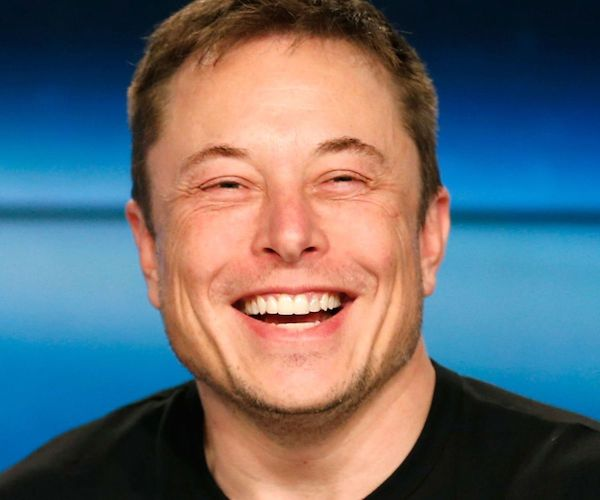
#> input picture trainings/Lab/DATA/musk.jpg, 600 x 500 px, found by its file name; the run also reads 1 picture not shown here
$ jupyter execute images_basic_ops.ipynb   (shell and % lines are left out)
#> lines starting #> are read from the running program, lines starting #| are printed output that depends on the picture
<a href="https://colab.research.google.com/github/ajitkumarkp/CV/blob/master/1_images.ipynb" target="_parent"></a>

# <font style="color:rgb(50,120,229)">Overview </font>

1. Image I/O - Read, Write & Display an image
2. Image Properties - color, channels, shape, image structure
3. Creating new images, accessing pixels and region of interest (ROI)

# <font style="color:rgb(50,120,229)">Import Libraries</font>

[cell 1]
# Import libraries
import cv2
import numpy as np
import matplotlib.pyplot as plt

[cell 2]
import matplotlib
matplotlib.rcParams['figure.figsize'] = (6.0, 6.0)
matplotlib.rcParams['image.cmap'] = 'gray'

# <font style="color:rgb(50,120,229)">Reading an Image</font>
OpenCV allows reading different types of images (JPG, PNG, etc). You can load grayscale images, colour images or you can also load images with Alpha channel. It uses the [**`imread`**](https://docs.opencv.org/4.1.0/d4/da8/group__imgcodecs.html#ga288b8b3da0892bd651fce07b3bbd3a56) function which has the following syntax:

### <font style="color:rgb(8,133,37)">Function Syntax </font>
``` python
retval	=	cv2.imread(filename[, flags]	)
```

It has **2 arguments**:

1. `retval` is the image if it is successfully loaded. Otherwise it is `None`. This may happen if the filename is wrong or the file is corrupt.
2. `Path of the image file`: This can be an **absolute** or **relative** path. This is a **mandatory argument**.
3. `Flags`: These flags are used to read an image in a particular format (for example, grayscale/color/with alpha channel). This is an **optional argument** with a default value of `cv2.IMREAD_COLOR` or `1` which loads the image as a color image.

**Flags**
1. **`cv2.IMREAD_GRAYSCALE`** or **`0`**: Loads image in grayscale mode
2. **`cv2.IMREAD_COLOR`** or **`1`**: Loads a color image. Any transparency of image will be neglected. It is the default flag.
3. **`cv2.IMREAD_UNCHANGED`** or **`-1`**: Loads image as such including alpha channel.

eg: Load this image

[cell 3]
imagePath = "number_zero.jpg"

# Read image in Grayscale format
testImage = cv2.imread(imagePath,0)
print(testImage)
#| [[  1   0   3   0   3   0   3   2   4   2   0]
#|  [  0   1   0   3   3 253 253   0   0   2   1]
#|  [  0   0   8   0 249 255 255 253  71   1   5]
#|  [  3   0   2 251 255   2   0 253 254   0   2]
#|  [  1   5   0 252   4   0   3   0 255   4   0]
#|  [  0   0   2 255   0   0   0   3 253   0   4]
#> (further printed lines are left out)
plt.imshow(testImage)

We print the 2-dimensional array to see what the image is. You can make out that the image signifies a `0`.

## <font style="color:rgb(50,120,229)">Intensity </font>
The values printed above are the intensity values of each pixel.

**0 means black pixel and as the value increases, it moves towards white. A value of 255 is a white pixel.**

## <font style="color:rgb(50,120,229)">Image Properties</font>

[cell 4]
print("Data type = {}\n".format(testImage.dtype))
#| Data type = uint8
print("Object type = {}\n".format(type(testImage)))
#| Object type = <class 'numpy.ndarray'>
print("Image Dimensions = {}\n".format(testImage.shape))
#| Image Dimensions = (13, 11)

1. The datatype of the loaded image is **unsigned int and the depth is 8 bit**
1. The image is just a 2-dimesional numpy array with values ranging from **0 to 255**.
1. The size or resolution is **13x11** which means **height=13 and witdh=11**. In other words, it has **13 rows and 11 columns**.

#### <font style = "color:rgb(200,0,0)"> IMP NOTE</font>
In OpenCV, size is represented as a tuple of `widthxheight` or `#columnsX#rows`.

But in numpy, the shape method returns size as a tuple of `heightxwidth`.

# <font style="color:rgb(50,120,229)">Manipulating Pixels</font>
So the grayscale image is simply a 2-D array. All operations supported on arrays should be available for working with images.

## <font style="color:rgb(50,120,229)">Accessing Pixels</font>
In the above testImage, the first pixel has a value of 1. Let us check it.

Since this is a numpy array, we have zero-based indexing and we can access the first element using the index (0,0).

[cell 5]
print(testImage[2,7])
#| 253

#### <font style = "color:rgb(200,0,0)">NOTE on indexing</font>

Since matrices are numpy arrays, the first index will be the `row number` and second index is `column number`.

This leads to a lot of confusion since we think of pixels in terms of `(x,y)` or `(column,row)` coordinates and not `(row,column)`

eg: to access the element at `4th row` and `5th column`, we should use `img[3,4]`.

## <font style="color:rgb(50,120,229)">Modifying pixel values</font>
Similarly for modifying the value of a pixel, we can simply assign the value to the pixel.

Let's change the value of the first element and check if the image is updated.

[cell 6]
testImage[0,0]=255
print(testImage)
#| [[255   0   3   0   3   0   3   2   4   2   0]
#|  [  0   1   0   3   3 253 253   0   0   2   1]
#|  [  0   0   8   0 249 255 255 253  71   1   5]
#|  [  3   0   2 251 255   2   0 253 254   0   2]
#|  [  1   5   0 252   4   0   3   0 255   4   0]
#|  [  0   0   2 255   0   0   0   3 253   0   4]
#> (further printed lines are left out)
plt.imshow(testImage)

# <font style="color:rgb(50,120,229)">Manipulating Group of Pixels</font>
A region or group of pixels can be accessed using range based indexing available in python.

## <font style="color:rgb(50,120,229)">Access a region</font>

[cell 7]
test_roi = testImage[1:4,4:8]
#> test_roi = [[3, 253, 253, 0], [249, 255, 255, 253], [255, 2, 0, 253]]
print("Original Matrix\n{}\n".format(testImage))
#| Original Matrix
#| [[255   0   3   0   3   0   3   2   4   2   0]
#|  [  0   1   0   3   3 253 253   0   0   2   1]
#|  [  0   0   8   0 249 255 255 253  71   1   5]
#|  [  3   0   2 251 255   2   0 253 254   0   2]
#|  [  1   5   0 252   4   0   3   0 255   4   0]
#> (further printed lines are left out)
print("Selected Region\n{}\n".format(test_roi))
#| Selected Region
#| [[  3 253 253   0]
#|  [249 255 255 253]
#|  [255   2   0 253]]
plt.imshow(testImage); plt.show()
plt.imshow(test_roi); plt.show()
#> after `plt.imshow(test_roi)`:
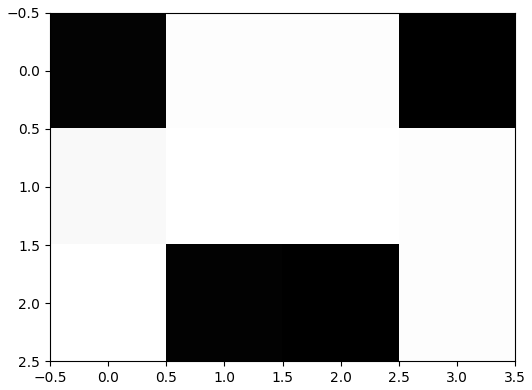
#> figure drawn by matplotlib, 1 panel

## <font style="color:rgb(50,120,229)">Modifying a region</font>
Modifying a region is also straightforward.

[cell 8]
testImage[0:2,0:4] = 255
print("Modified Matrix\n{}\n".format(testImage))
#| Modified Matrix
#| [[255 255 255 255   3   0   3   2   4   2   0]
#|  [255 255 255 255   3 253 253   0   0   2   1]
#|  [  0   0   8   0 249 255 255 253  71   1   5]
#|  [  3   0   2 251 255   2   0 253 254   0   2]
#|  [  1   5   0 252   4   0   3   0 255   4   0]
#> (further printed lines are left out)
plt.imshow(testImage); plt.show()
# test_float = testImage/255
# print (test_float)
# plt.imshow(test_float); plt.show()

# <font style="color:rgb(50,120,229)">Displaying an Image</font>
There are two functions for displaying an image.

### <font style = "color:rgb(200,0,0)">NOTE </font>

One important thing to note while displaying images is the datatype of the image. The display functions expect the images to be in the following format.
1. If the image is in float data type, then the range of values should be between 0 and 1.
1. If the image is in int data type, then the range of values should be between 0 and 255.

## <font style="color:rgb(50,120,229)">1. Matplotlib's imshow</font>
This function will be used when we want to display the image in Jupyter Notebook.

### <font style = "color:rgb(8,133,37)">Function Syntax</font>

```Python:
None	=	plt.imshow( mat )
```
**Parameters**
- **`mat`** - Image to be displayed.

This function takes many arguments but has only 1 mandatory argument.

[cell 9]
plt.imshow(testImage)
plt.colorbar()
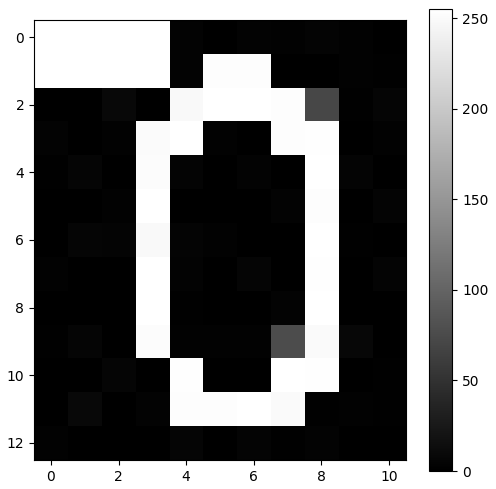
#> figure drawn by matplotlib, 2 panels

## <font style="color:rgb(50,120,229)">2. OpenCV's imshow</font>
This function will be used when running the Python script from command line.

### <font style = "color:rgb(8,133,37)">Function Syntax</font>

```Python:
None	=	cv2.imshow(	winname, mat	)
```
**Parameters**
- **`winname`** - Name of the window.
- **`mat`** - Image to be displayed.

# <font style="color:rgb(50,120,229)">Additional Display Utility Functions </font>
There are 4 more functions that are present in OpenCV which are commonly used with **`cv2.imshow`** function.

## <font style="color:rgb(50,120,229)">1. cv2.namedWindow</font>

This function is used to create a display window with a specific name. This name is provided as the first argument of this function. The second argument is a flag which decides whether the window can be **resized** (**`cv2.WINDOW_NORMAL`**) or it should be **fixed** to match the image size (**`cv2.WINDOW_AUTOSIZE`** - **Default flag**).

### <font style = "color:rgb(8,133,37)">Function Syntax</font>
[**`Docs`**](https://docs.opencv.org/4.1.0/d7/dfc/group__highgui.html#ga5afdf8410934fd099df85c75b2e0888b)
```Python:
None	=	cv2.namedWindow(	winname[, flags]	)
```
**Parameters**
- **`winname`** - Name of the window in the window caption that may be used as a window identifier.
- **`flags`** - Flags of the window. The supported flags are: (cv::WindowFlags)

## <font style="color:rgb(50,120,229)">2. cv2.waitKey</font>

This function is widely used in image as well as video processing. It is a **keyboard binding function**. Its only argument is time in **milliseconds**. The function waits for specified milliseconds for any keyboard event. If you press any key in that time, the program continues. If **0** is passed, it waits **indefinitely** for a key stroke. It can also be set to detect specific key strokes which can be quite useful in video processing applications, as we will see in later sections.

### <font style = "color:rgb(8,133,37)">Function Syntax</font>
[**`Docs`**](https://docs.opencv.org/4.1.0/d7/dfc/group__highgui.html#ga5628525ad33f52eab17feebcfba38bd7)
```Python:
retval	=	cv2.waitKey(	[, delay]	)
```
**Parameters**
- **`delay`** - Delay in milliseconds. 0 is the special value that means "forever".

## <font style="color:rgb(50,120,229)">3. cv2.destroyWindow</font>

This function is used to destroy or close a particular display window. The name of the window is provided as an argument to this function.

### <font style = "color:rgb(8,133,37)">Function Syntax</font>
[**`Docs`**](https://docs.opencv.org/4.1.0/d7/dfc/group__highgui.html#ga851ccdd6961022d1d5b4c4f255dbab34)
```Python:
None	=	cv2.destroyWindow(	winname	)
```
**Parameters**
- **`winname`** - Name of the window to be destroyed

## <font style="color:rgb(50,120,229)">4. cv2.destroyAllWindows</font>

This function is used to destroy all display windows. This function does not take any arguments.

### <font style = "color:rgb(8,133,37)">Function Syntax</font>
[**`Docs`**](https://docs.opencv.org/4.1.0/d7/dfc/group__highgui.html#ga6b7fc1c1a8960438156912027b38f481)
```Python:
None	=	cv2.destroyAllWindows(		)
```

# <font style="color:rgb(50,120,229)">Write the Image to Disk</font>
In most cases, you would want to save the output of your application. Do this using the [**`imwrite`**](https://docs.opencv.org/4.1.0/d4/da8/group__imgcodecs.html#gabbc7ef1aa2edfaa87772f1202d67e0ce) function.

### <font style = "color:rgb(8,133,37)">Function Syntax</font>
```Python:
retval	=	cv2.imwrite(	filename, img [, params]	)
```
**Parameters**
- **filename** - String providing the relative or absolute path where the image should be saved.
- **img** - Image matrix to be saved.
- **params** - Additional information, like specifying the JPEG compression quality etc. Check the full list [**here**](https://docs.opencv.org/4.1.0/d4/da8/group__imgcodecs.html#ga292d81be8d76901bff7988d18d2b42ac)

[cell 10]
cv2.imwrite("test.jpg",testImage)
#> Out = True

The above function call returned True which indicates that the file was successfuly saved.

# <font style="color:rgb(50,120,229)">Color Images</font>
We saw how an image is represented as a 2D Matrix. lets see how to load color images and discuss a few important points related to color images.

[cell 11]
# Path of the image to be loaded
imagePath = "musk.jpg"
# Read the image
img = cv2.imread(imagePath)
#> img is the input picture: shape (500, 600, 3); mean B, G, R 112.1, 105.5, 100.1
print("image Dimension ={}".format(img.shape))
#| image Dimension =(500, 600, 3)

Note :

1. The image has 3 dimensions.
1. The third dimension indicates the number of channels in an image. For most images, this number is 3 ( namely R,G,B ). In some cases, there may be an additional channel (called alpha channel) which contains transparency information of the pixels.

# <font style="color:rgb(50,120,229)">Image Channels</font>
color image consists of multiple channels. Each channel itself is a grayscale image. **`The combination of intensity values of the three channels gives the color that is displayed on the screen`**. There are many color spaces used in practice, the most popular color space is the RGB color space.

In OpenCV, the order of channels R, G and B is reverse. i.e. B-G-R

### <font style = "color:rgb(8,133,37)">Display the image</font>

[cell 12]
# Display image
plt.imshow(img)

#### <font style = "color:rgb(200,0,0)">Important!</font>

Notice anything weird about the color here? This is because OpenCV uses **BGR** format by default whereas Matplotlib assumes the image to be in **RGB** format.
This can be fixed by either

* converting the image to RGB colorspace using **`cv2.cvtColor(img, cv2.COLOR_BGR2RGB)`** or
* reverse the order of channels - **`plt.imshow(img[:,:,::-1])`** swaps the 1st and 3rd channel.

[cell 13]
# Convert BGR to RGB colorspace
imgRGB = cv2.cvtColor(img,cv2.COLOR_BGR2RGB)
plt.imshow(imgRGB)

[cell 14]
# Or reverse the order of the 3rd dimension i.e. channels
# plt.imshow(img[:,:,::-1])
plt.imshow(img[...,::-1])

Lets see the 3 channels in gray scale

[cell 15]
# Show the channels
plt.figure(figsize=[20,5])

plt.subplot(131);plt.imshow(img[:,:,0]);plt.title("Blue Channel");
plt.subplot(132);plt.imshow(img[:,:,1]);plt.title("Green Channel");
plt.subplot(133);plt.imshow(img[:,:,2]);plt.title("Red Channel");
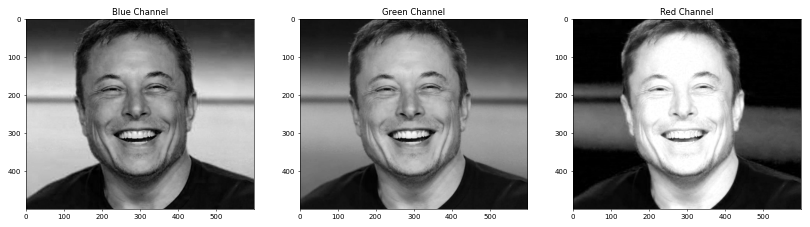
#> figure drawn by matplotlib, 3 panels

#### <font style = "color:rgb(8,133,37)">Observation </font>
A white pixel means a high intensity value. If you look at the channels closely and compare them with the original image, you should be able to make out the following observations:
1. We can see in the original image that the background is blue in color. Thus, the blue channel is also having higher intensity values for the bakground, whereas the red channel is almost black for the background.
1. The face is reddish in color and thus, the red channel has very high values in the face region, while the other channels are a bit lower.
1. There is a greenish tint in the original image which is also reflected in the Green channel

This kind of information extraction can be very useful if you want to build basic applications which take decisions based on color.

# <font style="color:rgb(50,120,229)">Splitting and Merging channels </font>
An alternate way of working with the individual channels is using split and merge. We can access the channels using an opencv function `cv2.split()` and merge them into a color image using `cv2.merge()`. Let us have a look at how it is done.

[cell 16]
# Split the image into the B,G,R components
b,g,r = cv2.split(img)
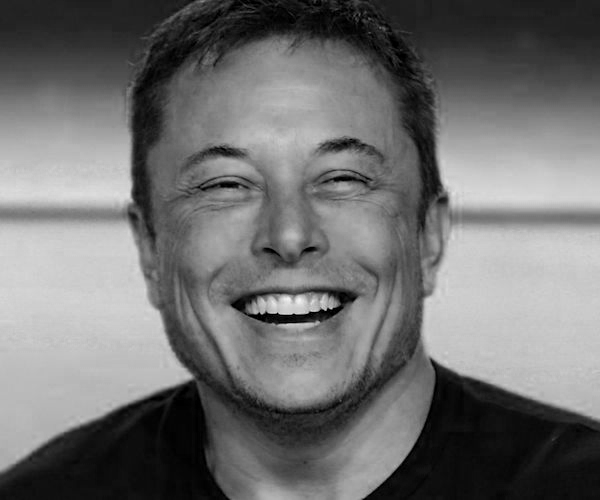
#> b: shape (500, 600); min 0, max 243, mean 112.1
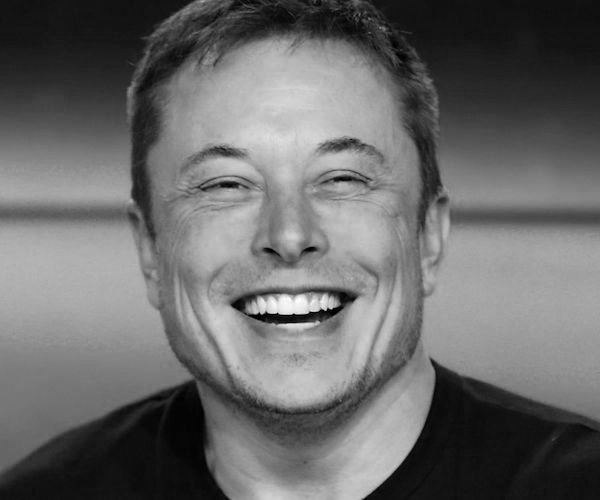
#> g: shape (500, 600); min 0, max 255, mean 105.5
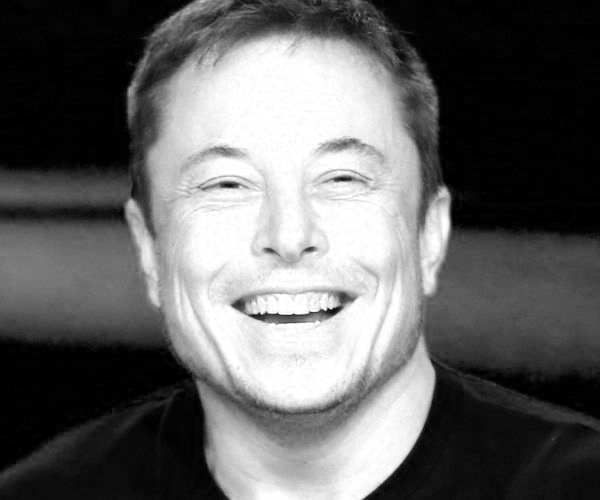
#> r: shape (500, 600); min 0, max 255, mean 100.1

# Show the channels
plt.figure(figsize=[20,5])
plt.subplot(141);plt.imshow(b);plt.title("Blue Channel");
plt.subplot(142);plt.imshow(g);plt.title("Green Channel");
plt.subplot(143);plt.imshow(r);plt.title("Red Channel");

# Merge the individual channels into a BGR image
imgMerged = cv2.merge((b,g,r))
# Show the merged output
plt.subplot(144);plt.imshow(imgMerged[:,:,::-1]);plt.title("Merged Output");

# <font style="color:rgb(50,120,229)">Manipulating Color Pixels</font>

We saw how to access and modify individual pixels for a grayscale image. The same does not hold for color images. As we discussed, the color image has 3 channels, when we access a pixel, we get a tuple/array of values from the 3 channels. Similarly, we need to specify a tuple for changing the values in the color image.

Let us load the grayscale image in color. Note that it still looks the same( black and white ) since all the channels contain the same values.

[cell 17]
imagePath = "number_zero.jpg"
testImage = cv2.imread(imagePath,1)
plt.imshow(testImage)

## <font style="color:rgb(50,120,229)">Access Color pixel</font>

[cell 18]
print(testImage[0,0])
#| [1 1 1]

You can see that the intensity value now has 3 elements - one for each channel

## <font style="color:rgb(50,120,229)">Modify Pixels</font>

Let us change the pixel at
- location [0,0] to Yellow ( It is a mixture of Red and Green )
- location [1,1] to Cyan ( It is a mixture of Blue and Green )
- location [2,2] to Magenta ( It is a mixture of Blue and Red )

[cell 19]
plt.figure(figsize=[20,20])

testImage[0,0] = (0,255,255) #BGR
plt.subplot(131);plt.imshow(testImage[:,:,::-1]) # show as RGB

testImage[1,1] = (255,255,0)
plt.subplot(132);plt.imshow(testImage[:,:,::-1])

testImage[2,2] = (255,0,255)

plt.subplot(133);plt.imshow(testImage[:,:,::-1])
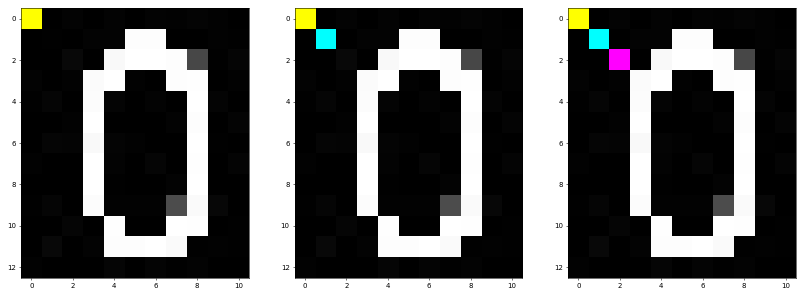
#> figure drawn by matplotlib, 3 panels

## <font style="color:rgb(50,120,229)">Modify Region of Interest</font>
Similar to above, we will change the pixels at specific regions as given below. The code is self-explanatory.

[cell 20]
testImage[0:3,0:3] = (255,0,0)
testImage[3:6,0:3] = (0,255,0)
testImage[6:9,0:3] = (0,0,255)

plt.imshow(testImage[:,:,::-1])
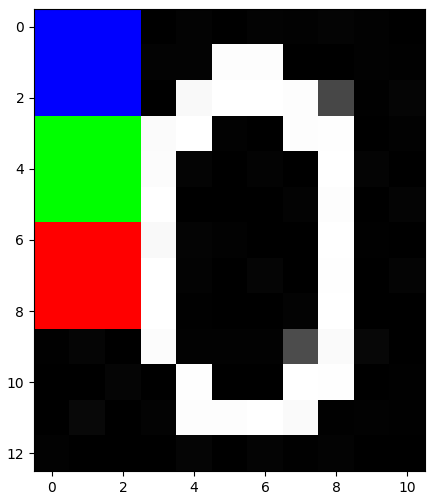
#> figure drawn by matplotlib, 1 panel

# <font style="color:rgb(50,120,229)">Images with Alpha Channel</font>

In images with an alpha channel, each pixel not only has a color value, but also has a numerical transparency value ( between 0 to 255) that defines what will happen when the pixel is placed over another pixel.

There are 4 channels, i.e. 3 color channels and 1 alpha channel which indicates the transparency.

[cell 21]
# Path of the PNG image to be loaded
imagePath = "panther.png"

# Read the image
# Note that we are passing flag = -1 while reading the image ( it will read the image as is)
imgPNG = cv2.imread(imagePath,-1)
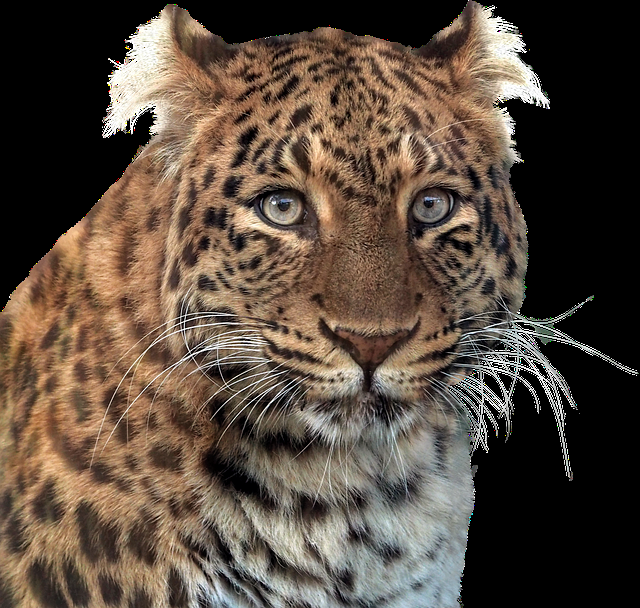
#> input picture trainings/Lab/DATA/panther.png, 640 x 608 px, found by its file name
#> imgPNG is the input picture: shape (608, 640, 4); mean B, G, R, A 62.9, 74.9, 89.2, 167.5
print("image Dimension ={}".format(imgPNG.shape))
#| image Dimension =(608, 640, 4)

imgRGB = cv2.cvtColor(imgPNG,cv2.COLOR_BGRA2RGB)
#> imgRGB: shape (608, 640, 3)
plt.imshow(imgRGB)

#First 3 channels will be combined to form BGR image
#Mask is the alpha channel of the original image
imgBGR = imgPNG[:,:,0:3]
imgMask = imgPNG[:,:,3]
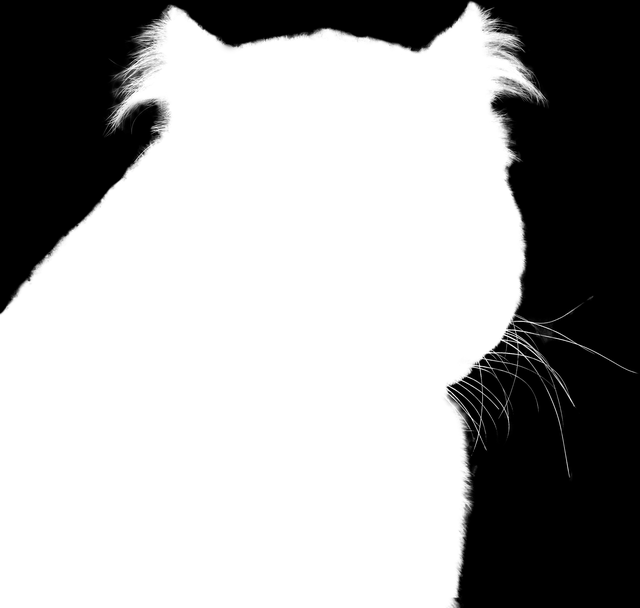
#> imgMask: shape (608, 640); min 0, max 255, mean 167.5
plt.figure(figsize=[15,15])
plt.subplot(121);plt.imshow(imgBGR[:,:,::-1]);plt.title('Color channels');
plt.subplot(122);plt.imshow(imgMask,cmap='gray');plt.title('Alpha channel');
